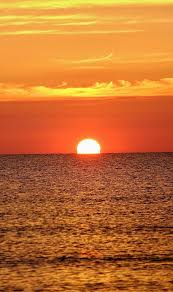
#> input picture opencv uygulamaları/adim_4/source.jpg, 173 x 292 px, given in place of the camera
$ python dron_sekil_tespit.py
#> lines starting #> are read from the running program, lines starting #| are printed output that depends on the picture; after the words box and inside, x2 and y2 are one past the last pixel; in counts of white or black regions, pixels touching at a corner belong together
import imutils
import cv2
import numpy as np

camera = cv2.VideoCapture(0)

while True:
    grabbed, frame = camera.read()
#> frame is the input picture: shape (292, 173, 3); mean B, G, R 49.5, 111.4, 195.2
    frame = cv2.flip(frame, 1) #yansımasını aldık
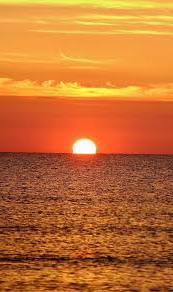
#> frame: shape (292, 173, 3); mean B, G, R 49.5, 111.4, 195.2
    status = "No Targets"

    if not grabbed:
        break

    gray = cv2.cvtColor(frame, cv2.COLOR_BGR2GRAY)
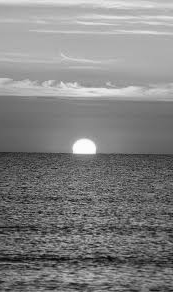
#> gray: shape (292, 173); min 7, max 254, mean 129.4
    blurred = cv2.GaussianBlur(gray, (7, 7), 0)
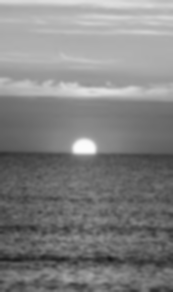
#> blurred: shape (292, 173); min 25, max 251, mean 129.4
    edged = cv2.Canny(blurred, 50, 150)
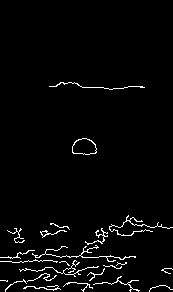
#> edged: shape (292, 173); 2.8% white in thin lines or dots, all inside (x1, y1, x2, y2) = (0, 82, 173, 292)

    cnts = cv2.findContours(edged.copy(),cv2.RETR_EXTERNAL,cv2.CHAIN_APPROX_SIMPLE)
#> cnts = 23 contours, 18 with area under 20; largest, box (x1, y1, x2, y2) and area: (72, 138, 97, 155) 306, (40, 230, 67, 238) 31, (32, 245, 136, 262) 28, (109, 215, 173, 236) 23, (85, 228, 108, 245) 20
    cnts = imutils.grab_contours(cnts)

    for c in cnts:
        area = cv2.contourArea(c)
        if area < 300:
            continue

        peri = cv2.arcLength(c, True) #konturun cevre uzunlugunu hesaplıyor 0 ise işlemz
        if peri == 0:
            continue

        circularity = 4 * np.pi * area / (peri * peri) #tam bi daire olması için 1 olmalı

        (x, y, w, h) = cv2.boundingRect(c) #konturu dortgen icine alıyor
        aspectRatio = w / float(h)

        if circularity > 0.75 and 0.8 <= aspectRatio <= 1.2:
            cv2.drawContours(frame, [c], -1, (0, 0, 255), 3) # kontur kenarları kırmızı oluoyr
            status = "Circular Target"

            # Merkez işareti
            M = cv2.moments(c)
            if M["m00"] != 0:
                cX = int(M["m10"] / M["m00"])
                cY = int(M["m01"] / M["m00"])

                cv2.line(frame, (cX - 15, cY),
                         (cX + 15, cY), (0, 0, 255), 2)
                cv2.line(frame, (cX, cY - 15),
                         (cX, cY + 15), (0, 0, 255), 2)
#> this loop made 23 passes
#> area on passes 16, 17, 18, 21: 28, 31, 20.5, 23
#> (area, peri, circularity, x, y, w, h, aspectRatio) on pass 22: (306.5, 71.7, 0.749, 72, 138, 25, 17, 1.47)

    cv2.putText(frame, status, (20, 30),
                cv2.FONT_HERSHEY_SIMPLEX, 0.6,
                (0, 0, 255), 2)
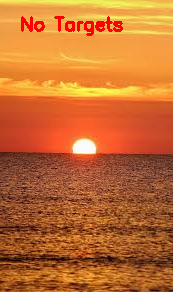
#> frame: shape (292, 173, 3); 1.43% of pixels changed, all inside (x1, y1, x2, y2) = (21, 16, 123, 36)

    cv2.imshow("Frame", frame)
    if cv2.waitKey(1) & 0xFF == ord("q"):
#> (key q is pressed here)
        break

camera.release()
cv2.destroyAllWindows()
